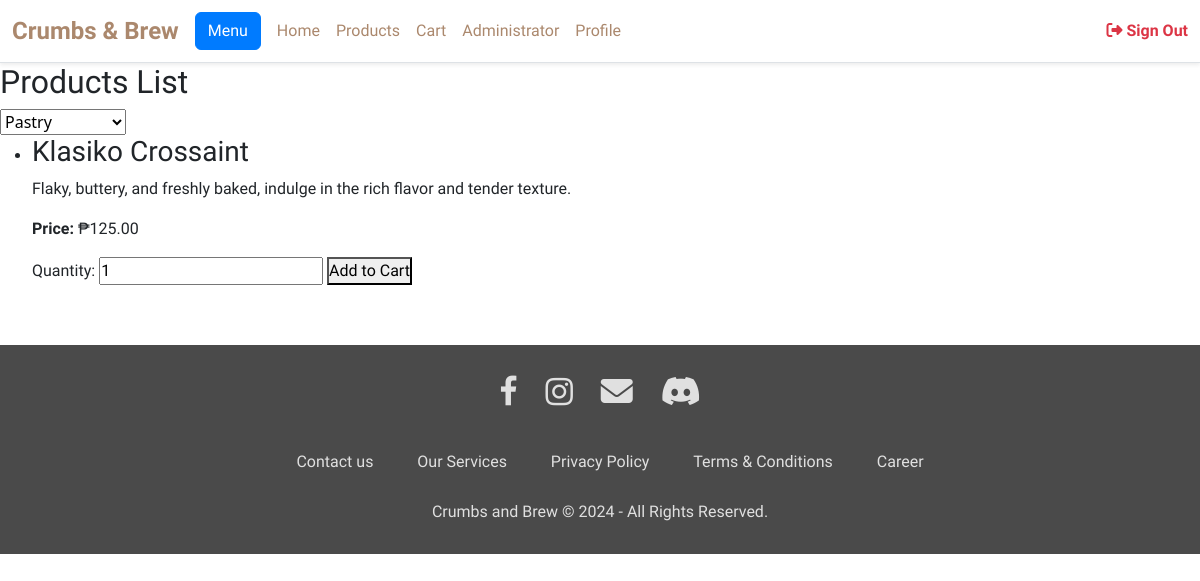
Page /view_product.php?category=3 on the committed database.
### tables this page shows
CREATE TABLE `products` (
  `id` int(11) NOT NULL,
  `product_name` varchar(255) NOT NULL,
  `product_description` text NOT NULL,
  `product_price` decimal(10,2) NOT NULL,
  `category_id` int(11) DEFAULT NULL,
  `removed` tinyint(1) DEFAULT 0,
  `status` enum('Active','Removed') DEFAULT 'Active'
);

### view_product.php (the view, shortened to what this page needs)
<?php
include 'includes/header.php';
include('db/db_connection.php');
$category_query = "SELECT * FROM categories";
$category_result = mysqli_query($conn, $category_query);
if (isset($_GET['category']) && $_GET['category'] != '') {
    $category_id = $_GET['category'];
    $query = "SELECT * FROM products WHERE category_id = '$category_id'";
} else {
    $query = "SELECT * FROM products";
}
$result = mysqli_query($conn, $query);
?>
<!DOCTYPE html>
<html lang="en">
<head>
</head>
<body>
    <h2>Products List</h2>
    <select id="category-dropdown" name="category" onchange="window.location.href='view_product.php?category='+this.value">
        <?php while ($category = mysqli_fetch_assoc($category_result)) : ?>
            <option value="<?php echo $category['category_id']; ?>" <?php if (isset($_GET['category']) && $_GET['category'] == $category['category_id']) echo 'selected'; ?>>
                <?php echo $category['category_name']; ?>
            </option>
        <?php endwhile; ?>
    </select>
    <?php if (mysqli_num_rows($result) > 0) : ?>
        <ul>
            <?php while ($product = mysqli_fetch_assoc($result)) : ?>
                <li>
                    <h3><?php echo $product['product_name']; ?></h3>
                    <p><?php echo $product['product_description']; ?></p>
                    <p><strong>Price:</strong> ₱<?php echo number_format($product['product_price'], 2); ?></p>
                    <form action="cart.php" method="post">
                        <label for="quantity_<?php echo $product['id']; ?>">Quantity:</label>
                        <input type="number" name="quantity" id="quantity_<?php echo $product['id']; ?>" value="1" min="1">
                        <button type="submit" name="add_to_cart">Add to Cart</button>
                    </form>
                </li>
            <?php endwhile; ?>
        </ul>
    <?php else: ?>
        <p>No products added yet.</p>
    <?php endif; ?>
</body>
<?php include 'includes/footer.php'; ?>
</html>

### styles.css (style rules this page uses)
* { font-family: 'Play', sans-serif; margin: 0; padding: 0; }

### rows in the picture
products: product_name "Klasiko Crossaint", product_description "Flaky, buttery, and freshly baked, indulge in the rich flavor and tender texture.", product_price "125.00"

### other values in the picture
form field category "Pastry"
